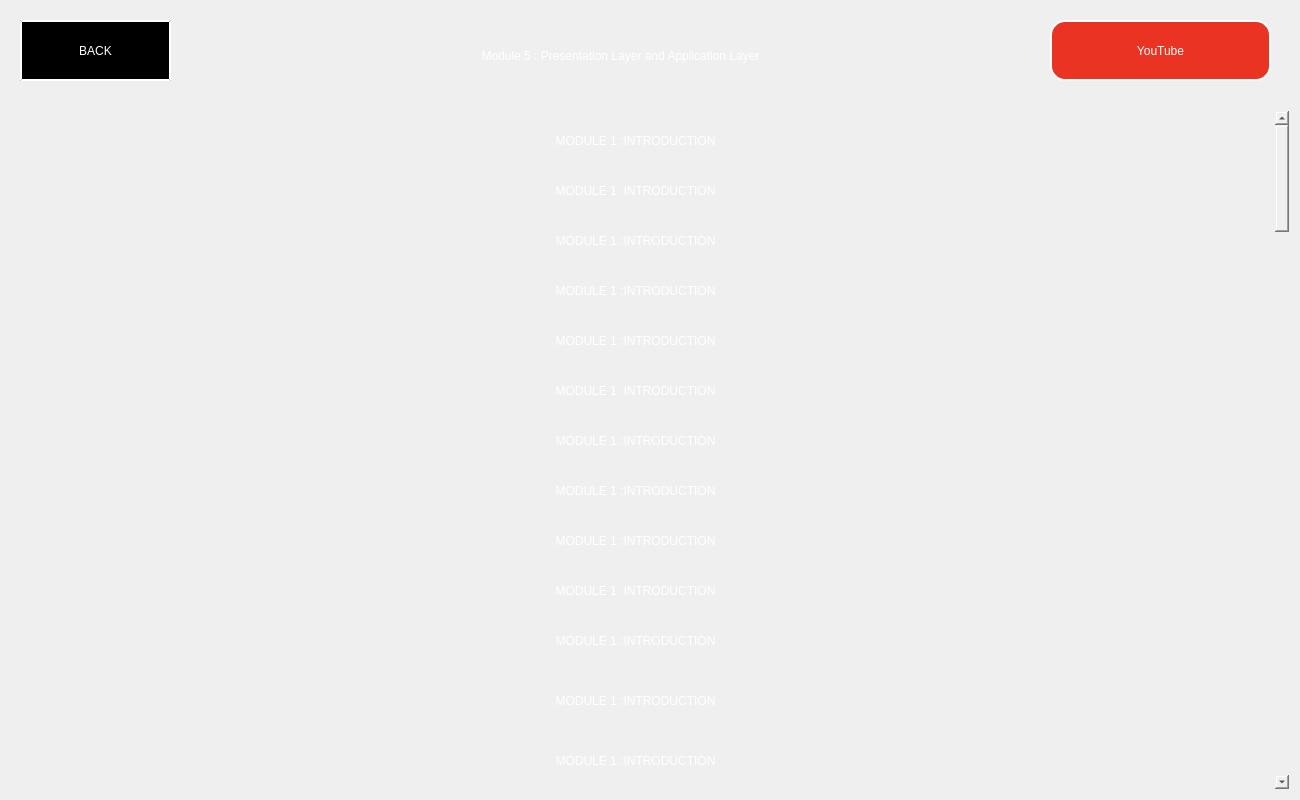
<?xml version="1.0" encoding="UTF-8"?>
<ui version="4.0">
 <class>MainWindow</class>
 <widget class="QMainWindow" name="MainWindow">
  <property name="geometry">
   <rect>
    <x>0</x>
    <y>0</y>
    <width>1300</width>
    <height>800</height>
   </rect>
  </property>
  <property name="minimumSize">
   <size>
    <width>1300</width>
    <height>800</height>
   </size>
  </property>
  <property name="windowTitle">
   <string>DARN IT</string>
  </property>
  <property name="windowIcon">
   <iconset>
    <normaloff>pictures/icon.png</normaloff>pictures/icon.png</iconset>
  </property>
  <property name="styleSheet">
   <string notr="true"/>
  </property>
  <widget class="QWidget" name="centralwidget">
   <widget class="QLabel" name="title">
    <property name="geometry">
     <rect>
      <x>230</x>
      <y>20</y>
      <width>781</width>
      <height>71</height>
     </rect>
    </property>
    <property name="styleSheet">
     <string notr="true">color: rgb(255, 255, 255);
font: 20pt &quot;Artifakt Element&quot;;
background : transparent;</string>
    </property>
    <property name="text">
     <string>Module 5 : Presentation Layer and Application Layer</string>
    </property>
    <property name="alignment">
     <set>Qt::AlignCenter</set>
    </property>
   </widget>
   <widget class="QPushButton" name="back">
    <property name="geometry">
     <rect>
      <x>20</x>
      <y>20</y>
      <width>151</width>
      <height>61</height>
     </rect>
    </property>
    <property name="styleSheet">
     <string notr="true">background-color: rgb(0, 0, 0);
color: rgb(255, 255, 255);
font: 14pt &quot;Artifakt Element&quot;;
border : outset ;
border-width : 2px;
border-color: rgb(255, 255, 255);</string>
    </property>
    <property name="text">
     <string>BACK</string>
    </property>
   </widget>
   <widget class="QScrollArea" name="scrollArea">
    <property name="geometry">
     <rect>
      <x>10</x>
      <y>110</y>
      <width>1280</width>
      <height>680</height>
     </rect>
    </property>
    <property name="minimumSize">
     <size>
      <width>1280</width>
      <height>680</height>
     </size>
    </property>
    <property name="styleSheet">
     <string notr="true">background : transparent;</string>
    </property>
    <property name="verticalScrollBarPolicy">
     <enum>Qt::ScrollBarAlwaysOn</enum>
    </property>
    <property name="horizontalScrollBarPolicy">
     <enum>Qt::ScrollBarAlwaysOff</enum>
    </property>
    <property name="widgetResizable">
     <bool>true</bool>
    </property>
    <widget class="QWidget" name="scrollAreaWidgetContents_2">
     <property name="geometry">
      <rect>
       <x>0</x>
       <y>0</y>
       <width>1257</width>
       <height>5018</height>
      </rect>
     </property>
     <layout class="QVBoxLayout" name="verticalLayout">
      <item>
       <widget class="QFrame" name="frame">
        <property name="minimumSize">
         <size>
          <width>0</width>
          <height>5000</height>
         </size>
        </property>
        <property name="styleSheet">
         <string notr="true">background : transparent;</string>
        </property>
        <property name="frameShape">
         <enum>QFrame::StyledPanel</enum>
        </property>
        <property name="frameShadow">
         <enum>QFrame::Raised</enum>
        </property>
        <widget class="QLabel" name="label_2">
         <property name="geometry">
          <rect>
           <x>0</x>
           <y>0</y>
           <width>1231</width>
           <height>42</height>
          </rect>
         </property>
         <property name="styleSheet">
          <string notr="true">color: rgb(255, 255, 255);
font: 22pt &quot;Artifakt Element&quot;;
background : transparent;</string>
         </property>
         <property name="text">
          <string>MODULE 1 :INTRODUCTION</string>
         </property>
         <property name="alignment">
          <set>Qt::AlignCenter</set>
         </property>
        </widget>
        <widget class="QLabel" name="label_3">
         <property name="geometry">
          <rect>
           <x>0</x>
           <y>50</y>
           <width>1231</width>
           <height>42</height>
          </rect>
         </property>
         <property name="styleSheet">
          <string notr="true">color: rgb(255, 255, 255);
font: 22pt &quot;Artifakt Element&quot;;
background : transparent;</string>
         </property>
         <property name="text">
          <string>MODULE 1 :INTRODUCTION</string>
         </property>
         <property name="alignment">
          <set>Qt::AlignCenter</set>
         </property>
        </widget>
        <widget class="QLabel" name="label_4">
         <property name="geometry">
          <rect>
           <x>0</x>
           <y>100</y>
           <width>1231</width>
           <height>42</height>
          </rect>
         </property>
         <property name="styleSheet">
          <string notr="true">color: rgb(255, 255, 255);
font: 22pt &quot;Artifakt Element&quot;;
background : transparent;</string>
         </property>
         <property name="text">
          <string>MODULE 1 :INTRODUCTION</string>
         </property>
         <property name="alignment">
          <set>Qt::AlignCenter</set>
         </property>
        </widget>
        <widget class="QLabel" name="label_5">
         <property name="geometry">
          <rect>
           <x>0</x>
           <y>150</y>
           <width>1231</width>
           <height>42</height>
          </rect>
         </property>
         <property name="styleSheet">
          <string notr="true">color: rgb(255, 255, 255);
font: 22pt &quot;Artifakt Element&quot;;
background : transparent;</string>
         </property>
         <property name="text">
          <string>MODULE 1 :INTRODUCTION</string>
         </property>
         <property name="alignment">
          <set>Qt::AlignCenter</set>
         </property>
        </widget>
        <widget class="QLabel" name="label_6">
         <property name="geometry">
          <rect>
           <x>0</x>
           <y>200</y>
           <width>1231</width>
           <height>42</height>
          </rect>
         </property>
         <property name="styleSheet">
          <string notr="true">color: rgb(255, 255, 255);
font: 22pt &quot;Artifakt Element&quot;;
background : transparent;</string>
         </property>
         <property name="text">
          <string>MODULE 1 :INTRODUCTION</string>
         </property>
         <property name="alignment">
          <set>Qt::AlignCenter</set>
         </property>
        </widget>
        <widget class="QLabel" name="label_7">
         <property name="geometry">
          <rect>
           <x>0</x>
           <y>250</y>
           <width>1231</width>
           <height>42</height>
          </rect>
         </property>
         <property name="styleSheet">
          <string notr="true">color: rgb(255, 255, 255);
font: 22pt &quot;Artifakt Element&quot;;
background : transparent;</string>
         </property>
         <property name="text">
          <string>MODULE 1 :INTRODUCTION</string>
         </property>
         <property name="alignment">
          <set>Qt::AlignCenter</set>
         </property>
        </widget>
        <widget class="QLabel" name="label_8">
         <property name="geometry">
          <rect>
           <x>0</x>
           <y>300</y>
           <width>1231</width>
           <height>42</height>
          </rect>
         </property>
         <property name="styleSheet">
          <string notr="true">color: rgb(255, 255, 255);
font: 22pt &quot;Artifakt Element&quot;;
background : transparent;</string>
         </property>
         <property name="text">
          <string>MODULE 1 :INTRODUCTION</string>
         </property>
         <property name="alignment">
          <set>Qt::AlignCenter</set>
         </property>
        </widget>
        <widget class="QLabel" name="label_9">
         <property name="geometry">
          <rect>
           <x>0</x>
           <y>350</y>
           <width>1231</width>
           <height>42</height>
          </rect>
         </property>
         <property name="styleSheet">
          <string notr="true">color: rgb(255, 255, 255);
font: 22pt &quot;Artifakt Element&quot;;
background : transparent;</string>
         </property>
         <property name="text">
          <string>MODULE 1 :INTRODUCTION</string>
         </property>
         <property name="alignment">
          <set>Qt::AlignCenter</set>
         </property>
        </widget>
        <widget class="QLabel" name="label_10">
         <property name="geometry">
          <rect>
           <x>0</x>
           <y>400</y>
           <width>1231</width>
           <height>42</height>
          </rect>
         </property>
         <property name="styleSheet">
          <string notr="true">color: rgb(255, 255, 255);
font: 22pt &quot;Artifakt Element&quot;;
background : transparent;</string>
         </property>
         <property name="text">
          <string>MODULE 1 :INTRODUCTION</string>
         </property>
         <property name="alignment">
          <set>Qt::AlignCenter</set>
         </property>
        </widget>
        <widget class="QLabel" name="label_11">
         <property name="geometry">
          <rect>
           <x>0</x>
           <y>450</y>
           <width>1231</width>
           <height>42</height>
          </rect>
         </property>
         <property name="styleSheet">
          <string notr="true">color: rgb(255, 255, 255);
font: 22pt &quot;Artifakt Element&quot;;
background : transparent;</string>
         </property>
         <property name="text">
          <string>MODULE 1 :INTRODUCTION</string>
         </property>
         <property name="alignment">
          <set>Qt::AlignCenter</set>
         </property>
        </widget>
        <widget class="QLabel" name="label_12">
         <property name="geometry">
          <rect>
           <x>0</x>
           <y>500</y>
           <width>1231</width>
           <height>42</height>
          </rect>
         </property>
         <property name="styleSheet">
          <string notr="true">color: rgb(255, 255, 255);
font: 22pt &quot;Artifakt Element&quot;;
background : transparent;</string>
         </property>
         <property name="text">
          <string>MODULE 1 :INTRODUCTION</string>
         </property>
         <property name="alignment">
          <set>Qt::AlignCenter</set>
         </property>
        </widget>
        <widget class="QLabel" name="label_13">
         <property name="geometry">
          <rect>
           <x>0</x>
           <y>560</y>
           <width>1231</width>
           <height>42</height>
          </rect>
         </property>
         <property name="styleSheet">
          <string notr="true">color: rgb(255, 255, 255);
font: 22pt &quot;Artifakt Element&quot;;
background : transparent;</string>
         </property>
         <property name="text">
          <string>MODULE 1 :INTRODUCTION</string>
         </property>
         <property name="alignment">
          <set>Qt::AlignCenter</set>
         </property>
        </widget>
        <widget class="QLabel" name="label_14">
         <property name="geometry">
          <rect>
           <x>0</x>
           <y>620</y>
           <width>1231</width>
           <height>42</height>
          </rect>
         </property>
         <property name="styleSheet">
          <string notr="true">color: rgb(255, 255, 255);
font: 22pt &quot;Artifakt Element&quot;;
background : transparent;</string>
         </property>
         <property name="text">
          <string>MODULE 1 :INTRODUCTION</string>
         </property>
         <property name="alignment">
          <set>Qt::AlignCenter</set>
         </property>
        </widget>
        <widget class="QLabel" name="label_15">
         <property name="geometry">
          <rect>
           <x>0</x>
           <y>670</y>
           <width>1231</width>
           <height>42</height>
          </rect>
         </property>
         <property name="styleSheet">
          <string notr="true">color: rgb(255, 255, 255);
font: 22pt &quot;Artifakt Element&quot;;
background : transparent;</string>
         </property>
         <property name="text">
          <string>MODULE 1 :INTRODUCTION</string>
         </property>
         <property name="alignment">
          <set>Qt::AlignCenter</set>
         </property>
        </widget>
        <widget class="QLabel" name="label_16">
         <property name="geometry">
          <rect>
           <x>0</x>
           <y>720</y>
           <width>1231</width>
           <height>42</height>
          </rect>
         </property>
         <property name="styleSheet">
          <string notr="true">color: rgb(255, 255, 255);
font: 22pt &quot;Artifakt Element&quot;;
background : transparent;</string>
         </property>
         <property name="text">
          <string>MODULE 1 :INTRODUCTION</string>
         </property>
         <property name="alignment">
          <set>Qt::AlignCenter</set>
         </property>
        </widget>
        <widget class="QLabel" name="label_17">
         <property name="geometry">
          <rect>
           <x>0</x>
           <y>770</y>
           <width>1231</width>
           <height>42</height>
          </rect>
         </property>
         <property name="styleSheet">
          <string notr="true">color: rgb(255, 255, 255);
font: 22pt &quot;Artifakt Element&quot;;
background : transparent;</string>
         </property>
         <property name="text">
          <string>MODULE 1 :INTRODUCTION</string>
         </property>
         <property name="alignment">
          <set>Qt::AlignCenter</set>
         </property>
        </widget>
        <widget class="QLabel" name="label_18">
         <property name="geometry">
          <rect>
           <x>0</x>
           <y>830</y>
           <width>1231</width>
           <height>42</height>
          </rect>
         </property>
         <property name="styleSheet">
          <string notr="true">color: rgb(255, 255, 255);
font: 22pt &quot;Artifakt Element&quot;;
background : transparent;</string>
         </property>
         <property name="text">
          <string>MODULE 1 :INTRODUCTION</string>
         </property>
         <property name="alignment">
          <set>Qt::AlignCenter</set>
         </property>
        </widget>
       </widget>
      </item>
     </layout>
    </widget>
   </widget>
   <widget class="QPushButton" name="yt">
    <property name="geometry">
     <rect>
      <x>1050</x>
      <y>20</y>
      <width>221</width>
      <height>61</height>
     </rect>
    </property>
    <property name="styleSheet">
     <string notr="true">background-color:rgb(234, 51, 34);
color:rgb(255, 255, 255);
font: 14pt &quot;Artifakt Element&quot;;
border : outset ;
border-width : 2px;
border-color: rgb(255, 255, 255);
border-radius : 15px</string>
    </property>
    <property name="text">
     <string>YouTube</string>
    </property>
   </widget>
   <widget class="QLabel" name="label_19">
    <property name="geometry">
     <rect>
      <x>0</x>
      <y>0</y>
      <width>1300</width>
      <height>800</height>
     </rect>
    </property>
    <property name="text">
     <string/>
    </property>
    <property name="pixmap">
     <pixmap>pictures/try2-dark-stripes-background-elegant-design-wallpapers_518299-1505.jpg</pixmap>
    </property>
   </widget>
   <zorder>label_19</zorder>
   <zorder>title</zorder>
   <zorder>back</zorder>
   <zorder>scrollArea</zorder>
   <zorder>yt</zorder>
  </widget>
 </widget>
 <resources>
  <include location="../pictures/source1.qrc"/>
 </resources>
 <connections/>
</ui>
